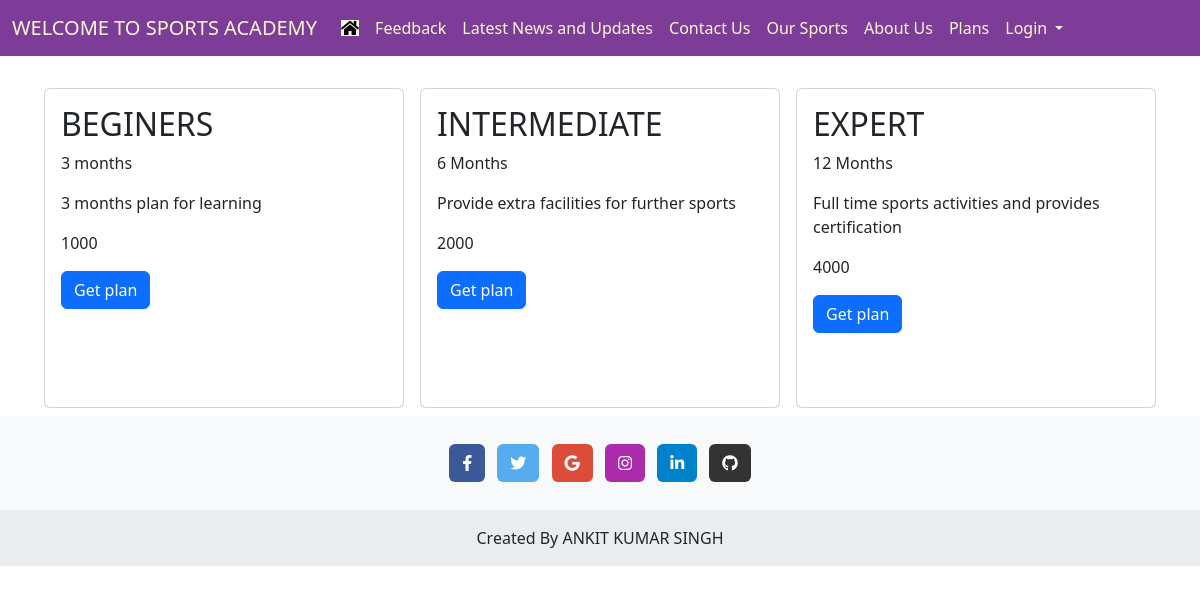
The app's page /plans/ with its own data.
### sa_app/models.py (models this page shows)
class Sports_Plan(models.Model):
    plan_name=models.CharField(max_length=50, primary_key=True)
    plan_duration=models.CharField(max_length=100)
    facilities=models.TextField(max_length=500)
    charges=models.IntegerField()

### sa_app/views.py (the view)
# urls.py: path("plans/",views.plan,name="plans"),
def plan(request):
    plan_list=Sports_Plan.objects.all()
    context={"plan_key": plan_list}
    return render(request,'sa_app/html/plans.html',context)

### sa_app/templates/sa_app/html/plans.html (shortened to what this page needs)
<!DOCTYPE html>
{% load static %}
<html lang="en">
<head>
    {% include 'sa_app/common/common_css.html' %}
</head>
<body>
    {% include 'sa_app/common/header.html' %}
    <div class="d-flex justify-content-center mt-4">
        {% for p in plan_key %}
          <div class="card m-2" style="width: 30vw; height: 40vh; padding: 2vh;">
            <div class="single - pricing" id="{{p.plan_name}}">
              <h2 class="card-title">{{ p.plan_name}}</h2>
              <p class="card-text">{{ p.plan_duration}}</p>
              <p class="card-text">{{ p.facilities}}</p>
              <p class="card-text">{{ p.charges}}</p>
              <a href="{{'/admission/'}}" class="btn btn-primary">Get plan</a>
            </div>
        </div>
        {%endfor%}
      </div>
      {% include 'sa_app/common/footer.html' %}
</body>
</html>

### records on screen
Sports_Plan: plan_name "BEGINERS", plan_duration "3 months", facilities "3 months plan for learning", charges "1000"
Sports_Plan: plan_name "INTERMEDIATE", plan_duration "6 Months", facilities "Provide extra facilities for further sports", charges "2000"
Sports_Plan: plan_name "EXPERT", plan_duration "12 Months", facilities "Full time sports activities and provides certification", charges "4000"
